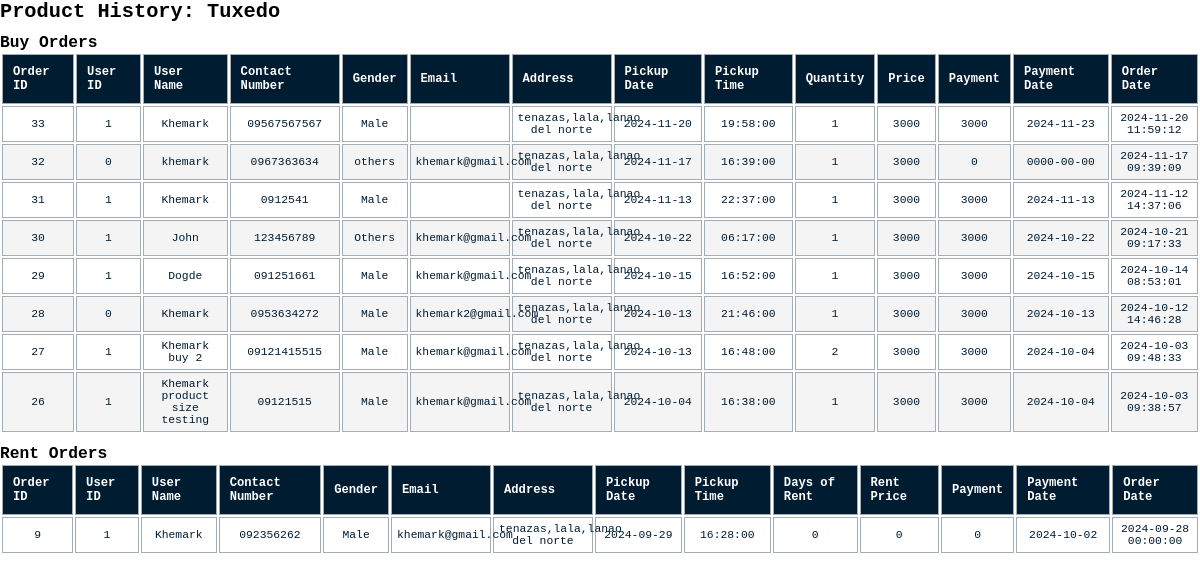
The app's page /admin/fetch_product_details.php?product_id=12 (signed in), older data.
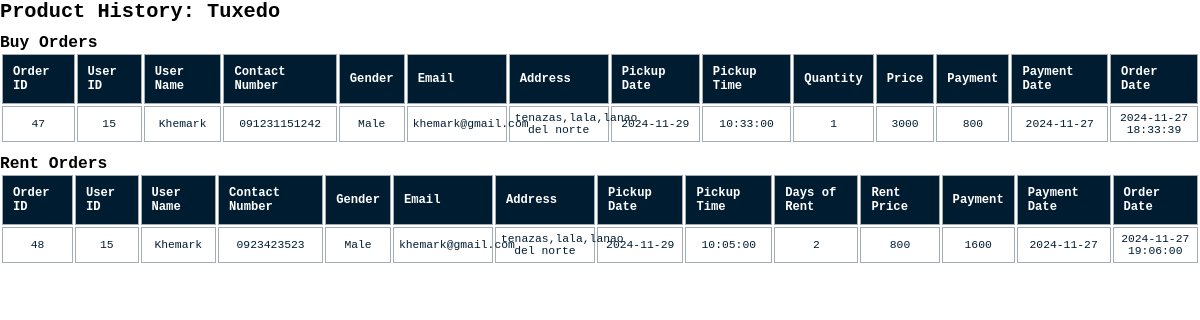
The same page, newer data.
### tables this page shows
CREATE TABLE `royale_product_order_tbl` (
  `order_id` int(11) NOT NULL,
  `user_id` int(11) NOT NULL,
  `order_type` varchar(255) NOT NULL,
  `order_variation` varchar(255) NOT NULL,
  `order_status` varchar(255) NOT NULL,
  `user_name` varchar(255) NOT NULL,
  `user_contact_number` varchar(255) NOT NULL,
  `user_gender` varchar(255) NOT NULL,
  `user_email` varchar(255) NOT NULL,
  `user_address` text NOT NULL,
  `pickup_date` date NOT NULL,
  `pickup_time` time NOT NULL,
  `product_days_of_rent` int(255) NOT NULL,
  `product_id` int(255) NOT NULL,
  `product_name` varchar(255) NOT NULL,
  `product_type` varchar(255) NOT NULL,
  `product_gender` varchar(255) NOT NULL,
  `product_size` varchar(255) NOT NULL,
  `product_quantity` bigint(255) NOT NULL,
  `product_price` bigint(255) NOT NULL,
  `product_rent_price` bigint(255) NOT NULL,
  `product_photo` varchar(255) NOT NULL,
  `payment` bigint(255) NOT NULL,
  `payment_date` date NOT NULL,
  `datetime_order` datetime NOT NULL
);

### admin/fetch_product_details.php (the view, shortened to what the changed rows need)
<?php
require 'dbconnect.php';
$productId = $_GET['product_id'];
$buyOrdersQuery = "
    SELECT o.order_id,  o.user_id, o.user_name, o.user_contact_number, o.user_gender, o.user_email, o.user_address,
           o.pickup_date, o.pickup_time, o.product_quantity, o.product_price, o.payment, o.payment_date,
           o.datetime_order
    FROM royale_product_order_tbl o
    WHERE o.product_id = ? AND o.order_variation = 'buy'
    ORDER BY o.datetime_order DESC";
$stmt = $conn->prepare($buyOrdersQuery);
$stmt->bind_param("i", $productId);
$stmt->execute();
$buyOrdersResult = $stmt->get_result();
$buyOrders = $buyOrdersResult->fetch_all(MYSQLI_ASSOC);
$rentOrdersQuery = "
    SELECT o.order_id, o.user_id, o.user_name, o.user_contact_number, o.user_gender, o.user_email, o.user_address,
           o.pickup_date, o.pickup_time, o.product_days_of_rent, o.product_rent_price, o.payment, o.payment_date,
           o.datetime_order
    FROM royale_product_order_tbl o
    WHERE o.product_id = ? AND o.order_variation = 'rent'
    ORDER BY o.datetime_order DESC";
$stmt = $conn->prepare($rentOrdersQuery);
$stmt->bind_param("i", $productId);
$stmt->execute();
$rentOrdersResult = $stmt->get_result();
$rentOrders = $rentOrdersResult->fetch_all(MYSQLI_ASSOC);
$productQuery = "
    SELECT * FROM products WHERE id = ?";
$stmt = $conn->prepare($productQuery);
$stmt->bind_param("i", $productId);
$stmt->execute();
$productResult = $stmt->get_result();
$product = $productResult->fetch_assoc();
?>
<!DOCTYPE html>
<html lang="en">
<head>
    <link rel="stylesheet" href="css/main.css?v=<?php echo time(); ?>">
    <link rel="stylesheet" href="css/all_dashboard.css?v=<?php echo time(); ?>">
</head>
<body>
    <h2 style="font-size:2.5rem;">Product History: <?php echo htmlspecialchars($product['product_name']); ?></h2>
    <?php if (count($buyOrders) > 0): ?>
        <table>
            <thead>
                <tr>
                    <th>Order ID</th>
                    <th>User ID</th>
                    <th>User Name</th>
                    <th>Contact Number</th>
                    <th>Gender</th>
                    <th>Email</th>
                    <th>Address</th>
                    <th>Pickup Date</th>
                    <th>Pickup Time</th>
                    <th>Quantity</th>
                    <th>Price</th>
                    <th>Payment</th>
                    <th>Payment Date</th>
                    <th>Order Date</th>
                </tr>
            </thead>
            <tbody>
                <?php foreach ($buyOrders as $order): ?>
                    <tr>
                        <td><?php echo htmlspecialchars($order['order_id']); ?></td>
                        <td><?php echo htmlspecialchars($order['user_id']); ?></td>
                        <td><?php echo htmlspecialchars($order['user_name']); ?></td>
                        <td><?php echo htmlspecialchars($order['user_contact_number']); ?></td>
                        <td><?php echo htmlspecialchars($order['user_gender']); ?></td>
                        <td><?php echo htmlspecialchars($order['user_email']); ?></td>
                        <td><?php echo htmlspecialchars($order['user_address']); ?></td>
                        <td><?php echo htmlspecialchars($order['pickup_date']); ?></td>
                        <td><?php echo htmlspecialchars($order['pickup_time']); ?></td>
                        <td><?php echo htmlspecialchars($order['product_quantity']); ?></td>
                        <td><?php echo htmlspecialchars($order['product_price']); ?></td>
                        <td><?php echo htmlspecialchars($order['payment']); ?></td>
                        <td><?php echo htmlspecialchars($order['payment_date']); ?></td>
                        <td><?php echo htmlspecialchars($order['datetime_order']); ?></td>
                    </tr>
                <?php endforeach; ?>
            </tbody>
        </table>
    <?php else: ?>
        <p>No buy orders found for this product.</p>
    <?php endif; ?>
    <?php if (count($rentOrders) > 0): ?>
        <table>
            <thead>
                <tr>
                    <th>Order ID</th>
                    <th>User ID</th>
                    <th>User Name</th>
                    <th>Contact Number</th>
                    <th>Gender</th>
                    <th>Email</th>
                    <th>Address</th>
                    <th>Pickup Date</th>
                    <th>Pickup Time</th>
                    <th>Days of Rent</th>
                    <th>Rent Price</th>
                    <th>Payment</th>
                    <th>Payment Date</th>
                    <th>Order Date</th>
                </tr>
            </thead>
            <tbody>
                <?php foreach ($rentOrders as $order): ?>
                    <tr>
                        <td><?php echo htmlspecialchars($order['order_id']); ?></td>
                        <td><?php echo htmlspecialchars($order['user_id']); ?></td>
                        <td><?php echo htmlspecialchars($order['user_name']); ?></td>
                        <td><?php echo htmlspecialchars($order['user_contact_number']); ?></td>
                        <td><?php echo htmlspecialchars($order['user_gender']); ?></td>
                        <td><?php echo htmlspecialchars($order['user_email']); ?></td>
                        <td><?php echo htmlspecialchars($order['user_address']); ?></td>
                        <td><?php echo htmlspecialchars($order['pickup_date']); ?></td>
                        <td><?php echo htmlspecialchars($order['pickup_time']); ?></td>
                        <td><?php echo htmlspecialchars($order['product_days_of_rent']); ?></td>
                        <td><?php echo htmlspecialchars($order['product_rent_price']); ?></td>
                        <td><?php echo htmlspecialchars($order['payment']); ?></td>
                        <td><?php echo htmlspecialchars($order['payment_date']); ?></td>
                        <td><?php echo htmlspecialchars($order['datetime_order']); ?></td>
                    </tr>
                <?php endforeach; ?>
            </tbody>
        </table>
    <?php else: ?>
        <p>No rent orders found for this product.</p>
    <?php endif; ?>
</body>
</html>

Row changes from the older to the newer data that the page shows:
removed royale_product_order_tbl: order_id "33", user "1", user_name "Khemark", user_contact_number "09567567567", user_gender "Male", user_address "tenazas,lala,lanao del norte", pickup_date "2024-11-20", pickup_time "19:58:00", product_quantity "1", product_price "3000", payment "3000", payment_date "2024-11-23", datetime_order "2024-11-20 11:59:12", shown under "Buy Orders"
removed royale_product_order_tbl: order_id "32", user "0", user_name "khemark", user_contact_number "0967363634", user_gender "others", user_email "khemark@gmail.com", user_address "tenazas,lala,lanao del norte", pickup_date "2024-11-17", pickup_time "16:39:00", product_quantity "1", product_price "3000", payment "0", payment_date "0000-00-00", datetime_order "2024-11-17 09:39:09", shown under "Buy Orders"
removed royale_product_order_tbl: order_id "31", user "1", user_name "Khemark", user_contact_number "0912541", user_gender "Male", user_address "tenazas,lala,lanao del norte", pickup_date "2024-11-13", pickup_time "22:37:00", product_quantity "1", product_price "3000", payment "3000", payment_date "2024-11-13", datetime_order "2024-11-12 14:37:06", shown under "Buy Orders"
removed royale_product_order_tbl: order_id "30", user "1", user_name "John", user_contact_number "123456789", user_gender "Others", user_email "khemark@gmail.com", user_address "tenazas,lala,lanao del norte", pickup_date "2024-10-22", pickup_time "06:17:00", product_quantity "1", product_price "3000", payment "3000", payment_date "2024-10-22", datetime_order "2024-10-21 09:17:33", shown under "Buy Orders"
removed royale_product_order_tbl: order_id "29", user "1", user_name "Dogde", user_contact_number "091251661", user_gender "Male", user_email "khemark@gmail.com", user_address "tenazas,lala,lanao del norte", pickup_date "2024-10-15", pickup_time "16:52:00", product_quantity "1", product_price "3000", payment "3000", payment_date "2024-10-15", datetime_order "2024-10-14 08:53:01", shown under "Buy Orders"
removed royale_product_order_tbl: order_id "28", user "0", user_name "Khemark", user_contact_number "0953634272", user_gender "Male", user_email "khemark2@gmail.com", user_address "tenazas,lala,lanao del norte", pickup_date "2024-10-13", pickup_time "21:46:00", product_quantity "1", product_price "3000", payment "3000", payment_date "2024-10-13", datetime_order "2024-10-12 14:46:28", shown under "Buy Orders"
removed royale_product_order_tbl: order_id "27", user "1", user_name "Khemark buy 2", user_contact_number "09121415515", user_gender "Male", user_email "khemark@gmail.com", user_address "tenazas,lala,lanao del norte", pickup_date "2024-10-13", pickup_time "16:48:00", product_quantity "2", product_price "3000", payment "3000", payment_date "2024-10-04", datetime_order "2024-10-03 09:48:33", shown under "Buy Orders"
removed royale_product_order_tbl: order_id "26", user "1", user_name "Khemark product size testing", user_contact_number "09121515", user_gender "Male", user_email "khemark@gmail.com", user_address "tenazas,lala,lanao del norte", pickup_date "2024-10-04", pickup_time "16:38:00", product_quantity "1", product_price "3000", payment "3000", payment_date "2024-10-04", datetime_order "2024-10-03 09:38:57", shown under "Buy Orders"
removed royale_product_order_tbl: order_id "9", user "1", user_name "Khemark", user_contact_number "092356262", user_gender "Male", user_email "khemark@gmail.com", user_address "tenazas,lala,lanao del norte", pickup_date "2024-09-29", pickup_time "16:28:00", product_days_of_rent "0", product_rent_price "0", payment "0", payment_date "2024-10-02", datetime_order "2024-09-28 00:00:00", shown under "Rent Orders"
added royale_product_order_tbl: order_id "47", user "15", user_name "Khemark", user_contact_number "091231151242", user_gender "Male", user_email "khemark@gmail.com", user_address "tenazas,lala,lanao del norte", pickup_date "2024-11-29", pickup_time "10:33:00", product_quantity "1", product_price "3000", payment "800", payment_date "2024-11-27", datetime_order "2024-11-27 18:33:39", shown under "Buy Orders"
added royale_product_order_tbl: order_id "48", user "15", user_name "Khemark", user_contact_number "0923423523", user_gender "Male", user_email "khemark@gmail.com", user_address "tenazas,lala,lanao del norte", pickup_date "2024-11-29", pickup_time "10:05:00", product_days_of_rent "2", product_rent_price "800", payment "1600", payment_date "2024-11-27", datetime_order "2024-11-27 19:06:00", shown under "Rent Orders"
